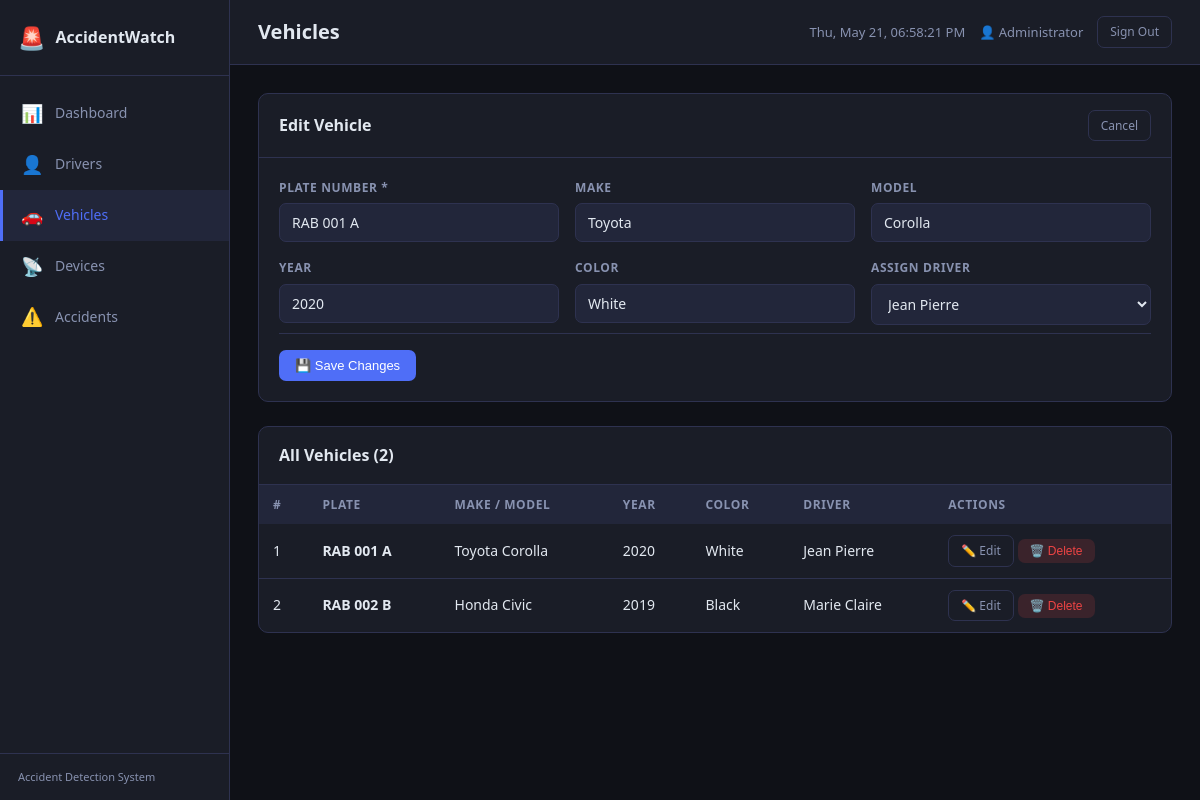
Page /dashboard/vehicles.php?edit=1 (signed in) on the committed database.
### tables this page shows
CREATE TABLE IF NOT EXISTS vehicles (
    id           INT UNSIGNED AUTO_INCREMENT PRIMARY KEY,
    plate_number VARCHAR(20)  NOT NULL UNIQUE,
    make         VARCHAR(50),                
    model        VARCHAR(50),                
    year         YEAR,
    color        VARCHAR(30),
    driver_id    INT UNSIGNED,
    created_at   DATETIME DEFAULT CURRENT_TIMESTAMP,
    updated_at   DATETIME DEFAULT CURRENT_TIMESTAMP ON UPDATE CURRENT_TIMESTAMP,
    FOREIGN KEY (driver_id) REFERENCES drivers(id) ON DELETE SET NULL
);

CREATE TABLE IF NOT EXISTS drivers (
    id             INT UNSIGNED AUTO_INCREMENT PRIMARY KEY,
    full_name      VARCHAR(100) NOT NULL,
    phone          VARCHAR(20)  NOT NULL,
    email          VARCHAR(100),
    license_number VARCHAR(50)  NOT NULL UNIQUE,
    address        TEXT,
    created_at     DATETIME DEFAULT CURRENT_TIMESTAMP,
    updated_at     DATETIME DEFAULT CURRENT_TIMESTAMP ON UPDATE CURRENT_TIMESTAMP
);

### dashboard/vehicles.php (the view, shortened to what this page needs)
<?php
$db  = getDB();
$editVehicle = null;
if (isset($_GET['edit'])) {
    $s = $db->prepare("SELECT * FROM vehicles WHERE id = ?");
    $s->execute([(int)$_GET['edit']]);
    $editVehicle = $s->fetch();
}
$vehicles = $db->query("
    SELECT v.*, d.full_name AS driver_name
    FROM vehicles v
    LEFT JOIN drivers d ON v.driver_id = d.id
    ORDER BY v.created_at DESC
")->fetchAll();
$drivers = $db->query("SELECT id, full_name FROM drivers ORDER BY full_name")->fetchAll();
require_once 'includes/header.php';
?>
<div class="card" style="margin-bottom:24px">
    <div class="card-header">
        <h2><?= $editVehicle ? 'Edit Vehicle' : 'Register New Vehicle' ?></h2>
        <?php if ($editVehicle): ?>
        <a href="vehicles.php" class="btn btn-ghost btn-sm">Cancel</a>
        <?php endif; ?>
    </div>
    <div class="card-body">
        <form method="POST">
            <div class="form-grid">
                <div class="form-group">
                    <label>Plate Number *</label>
                    <input type="text" name="plate_number" required placeholder="RAB 001 A"
                           value="<?= htmlspecialchars($editVehicle['plate_number'] ?? '') ?>">
                </div>
                <div class="form-group">
                    <label>Make</label>
                    <input type="text" name="make" placeholder="Toyota"
                           value="<?= htmlspecialchars($editVehicle['make'] ?? '') ?>">
                </div>
                <div class="form-group">
                    <label>Model</label>
                    <input type="text" name="model" placeholder="Corolla"
                           value="<?= htmlspecialchars($editVehicle['model'] ?? '') ?>">
                </div>
                <div class="form-group">
                    <label>Year</label>
                    <input type="number" name="year" min="1990" max="2030" placeholder="2022"
                           value="<?= htmlspecialchars($editVehicle['year'] ?? '') ?>">
                </div>
                <div class="form-group">
                    <label>Color</label>
                    <input type="text" name="color" placeholder="White"
                           value="<?= htmlspecialchars($editVehicle['color'] ?? '') ?>">
                </div>
                <div class="form-group">
                    <label>Assign Driver</label>
                    <select name="driver_id">
                        <?php foreach ($drivers as $dr): ?>
                        <option value="<?= $dr['id'] ?>"
                            <?= ($editVehicle['driver_id'] ?? '') == $dr['id'] ? 'selected' : '' ?>>
                            <?= htmlspecialchars($dr['full_name']) ?>
                        </option>
                        <?php endforeach; ?>
                    </select>
                </div>
            </div>
            <div class="form-actions">
                <button type="submit" class="btn btn-primary">
                    <?= $editVehicle ? '💾 Save Changes' : '➕ Register Vehicle' ?>
                </button>
            </div>
        </form>
    </div>
</div>
<div class="card">
    <div class="card-header">
        <h2>All Vehicles (<?= count($vehicles) ?>)</h2>
    </div>
    <div class="table-wrap">
        <table>
            <thead>
                <tr>
                    <th>#</th>
                    <th>Plate</th>
                    <th>Make / Model</th>
                    <th>Year</th>
                    <th>Color</th>
                    <th>Driver</th>
                    <th>Actions</th>
                </tr>
            </thead>
            <tbody>
                <?php if (empty($vehicles)): ?>
                <tr><td colspan="7" class="empty">No vehicles registered yet.</td></tr>
                <?php else: ?>
                <?php foreach ($vehicles as $v): ?>
                <tr>
                    <td><?= $v['id'] ?></td>
                    <td><strong><?= htmlspecialchars($v['plate_number']) ?></strong></td>
                    <td><?= htmlspecialchars(($v['make'] ?? '') . ' ' . ($v['model'] ?? '')) ?></td>
                    <td><?= $v['year'] ?? '—' ?></td>
                    <td><?= htmlspecialchars($v['color'] ?? '—') ?></td>
                    <td><?= htmlspecialchars($v['driver_name'] ?? '—') ?></td>
                    <td>
                        <a href="vehicles.php?edit=<?= $v['id'] ?>" class="btn btn-ghost btn-sm">✏️ Edit</a>
                        <form method="POST" style="display:inline">
                            <button type="submit" class="btn btn-danger btn-sm confirm-delete">🗑️ Delete</button>
                        </form>
                    </td>
                </tr>
                <?php endforeach; ?>
                <?php endif; ?>
            </tbody>
        </table>
    </div>
</div>
<?php require_once 'includes/footer.php'; ?>

### dashboard/assets/css/style.css (style rules this page uses)
*, *::before, *::after { box-sizing: border-box; margin: 0; padding: 0; }
:root { --bg: #0f1117; --surface: #1a1d27; --surface2: #22263a; --border: #2e3250; --primary: #4f6ef7; --primary-h: #3a57e8; --text: #e2e8f0; --text-muted:#8892b0; --urgent: #ef4444; --medium: #f59e0b; --normal: #22c55e; --radius: 10px; --sidebar-w: 230px; --transition: 0.2s ease; }
body { font-family: 'Segoe UI', system-ui, sans-serif; background: var(--bg); color: var(--text); font-size: 14px; line-height: 1.6; }
a { color: var(--primary); text-decoration: none; }
.card { background: var(--surface); border: 1px solid var(--border); border-radius: var(--radius); margin-bottom: 24px; overflow: hidden; }
.card-header { display: flex; align-items: center; justify-content: space-between; padding: 16px 20px; border-bottom: 1px solid var(--border); }
.card-header h2 { font-size: 16px; font-weight: 600; }
.card-body { padding: 20px; }
.table-wrap { overflow-x: auto; }
table { width: 100%; border-collapse: collapse; }
thead th { background: var(--surface2); padding: 10px 14px; text-align: left; font-size: 12px; font-weight: 600; color: var(--text-muted); text-transform: uppercase; letter-spacing: 0.05em; white-space: nowrap; }
tbody td { padding: 11px 14px; border-bottom: 1px solid var(--border); vertical-align: middle; }
tbody tr:last-child td { border-bottom: none; }
.btn { display: inline-flex; align-items: center; gap: 6px; padding: 8px 16px; border-radius: 7px; font-size: 13px; font-weight: 500; cursor: pointer; border: none; transition: background var(--transition), opacity var(--transition); text-decoration: none; }
.btn-primary { background: var(--primary); color: #fff; }
.btn-danger { background: rgba(239,68,68,0.15); color: #ef4444; }
.btn-sm { padding: 5px 12px; font-size: 12px; }
.btn-ghost { background: transparent; color: var(--text-muted); border: 1px solid var(--border); }
.form-grid { display: grid; grid-template-columns: repeat(auto-fill, minmax(240px, 1fr)); gap: 16px; }
.form-group { display: flex; flex-direction: column; gap: 6px; }
label { font-size: 12px; font-weight: 600; color: var(--text-muted); text-transform: uppercase; letter-spacing: 0.05em; }
input, select, textarea { background: var(--surface2); border: 1px solid var(--border); border-radius: 7px; padding: 9px 12px; color: var(--text); font-size: 14px; font-family: inherit; transition: border-color var(--transition); width: 100%; }
select option { background: var(--surface2); }
.form-actions { display: flex; gap: 10px; margin-top: 8px; padding-top: 16px; border-top: 1px solid var(--border); }

### rows in the picture
vehicles: plate_number "RAB 001 A", make "Toyota", model "Corolla", year "2020", color "White", driver_id "Jean Pierre", id "1", make+model "Toyota Corolla", driver.full_name "Jean Pierre"
vehicles: id "2", plate_number "RAB 002 B", make+model "Honda Civic", year "2019", color "Black", driver.full_name "Marie Claire"

### other values in the picture
$icon "📊 👤 🚗 📡 ⚠️"
$label "Dashboard Drivers Vehicles Devices Accidents"
$pageTitle "Vehicles"
$_SESSION['full_name'] "Administrator"
count($vehicles) "2"
